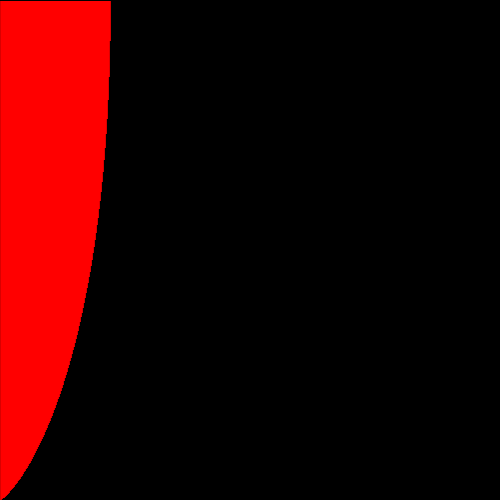
Frame 1 (no input)
Frame 60 (the mouse pressed at the canvas centre just before this capture): identical to frame 1, image omitted
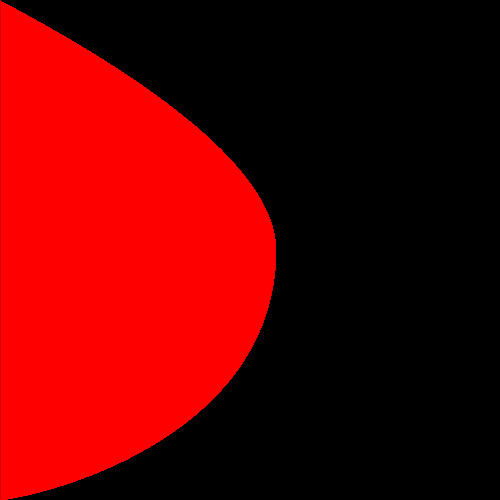
Frame 120 (the mouse held since frame 60 and released just before this capture)

The Processing sketch that drew these frames (run headless with seeded random() and noise(); from frame 60 on, the mouse is pressed at the canvas centre):

// Processing sketch: yLogy
// ── yLogy.pde
float a = 300;

void setup() {
  size(500, 500);
}

void draw() {
  background(0);
  if (mousePressed) {
    a = 3*mouseY;
  }
  float r = 1 - (float)mouseX/width;
  for (int gx = 0; gx < width; gx++) {
    float x = 1 - (float)gx/width;
    float dx, dy;
    float c;
    if (x < r) {
      dx = 1/(float)Math.E;
      dy = r;
      c = 0;
    } else {
      dx = 1-1/(float)Math.E;
      dy = 1-r;
      x -= r;
      c = 1/(float)Math.E;
    }
    x = x*dx/dy + c;
    float y = x*log(x);
    stroke(255, 0, 0);
  //line(gx, 0, gx, -a*y);
    line(0, gx, -a*y, gx);
  }
}
